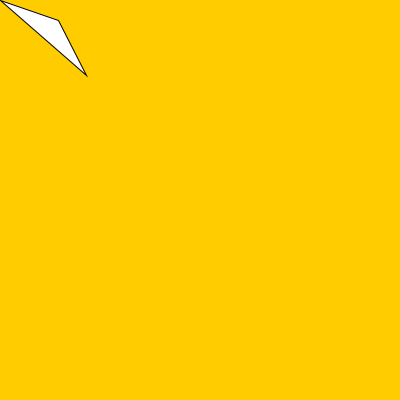
Frame 1 (no input)
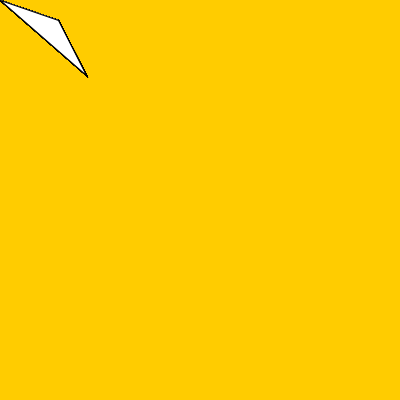
Frame 60 (the mouse pressed at the canvas centre just before this capture)
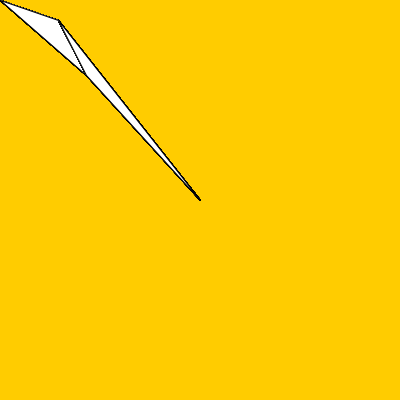
Frame 120 (the mouse held since frame 60 and released just before this capture)

The Processing sketch that drew these frames (run headless with seeded random() and noise(); from frame 60 on, the mouse is pressed at the canvas centre):

// Processing sketch: processing_70810
// ── processing_70810.pde

void setup() 
{
  size(400,400);
  
  background(255, 204, 0);
}

void draw()
{ 
  
triangle( mouseX,mouseY,58,20,86,75);

}
